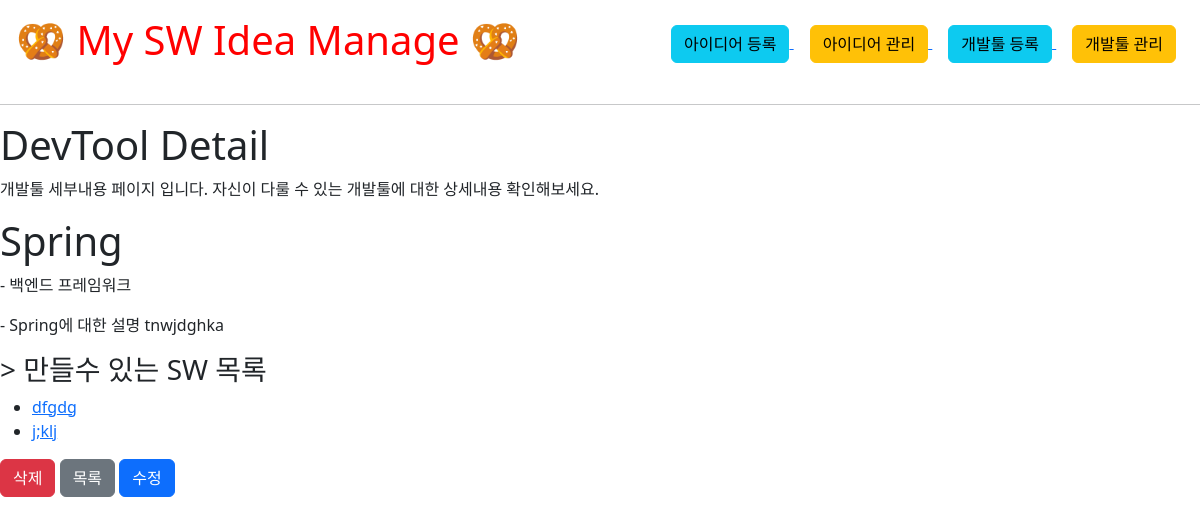
Before: /devtools/detail/9/ with the older database file.
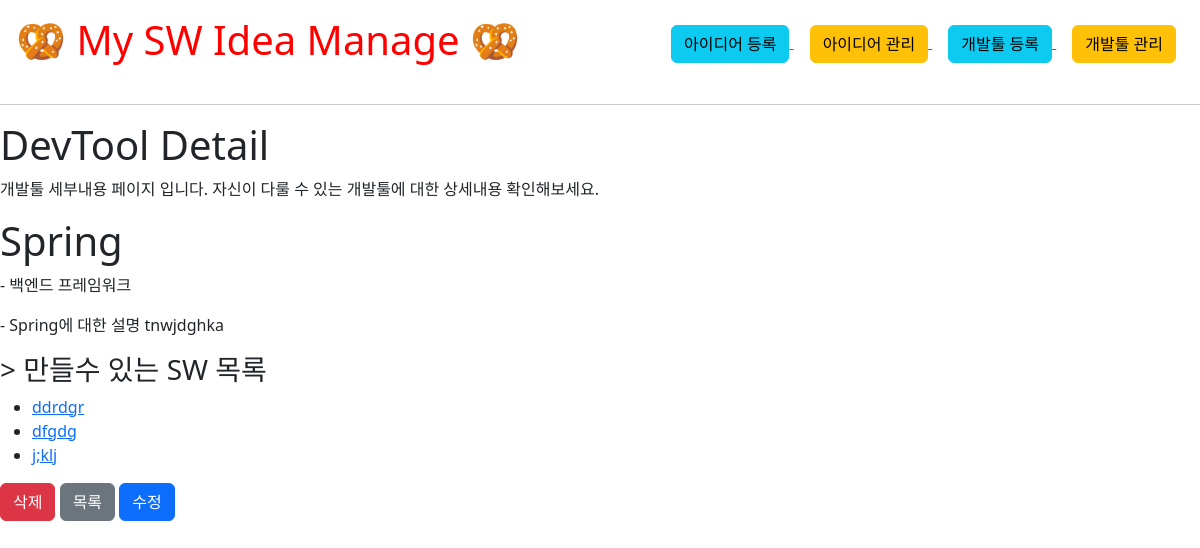
After: the same page with the newer database file.
### apps/posts/models.py (models this page shows, shortened)
class Post(models.Model) :
    title = models.CharField('아이디어명', max_length=24)
    content = models.CharField('아이디어 설명', max_length=1000)
    interest = models.IntegerField('아이디어 관심도', default=0)
    devtool = models.ForeignKey(Devtool, on_delete=models.SET_NULL, null=True, verbose_name='예상 개발툴')
    created_date = models.DateTimeField('작성일', auto_created=True, auto_now_add=True)
    photo = models.ImageField('이미지', blank=True, upload_to='posts/%Y%m%d')

### apps/devtool/views.py (the view)
# urls.py: path('detail/<int:pk>/', detail, name='detail'),
def detail(request, pk):
    devtool = Devtool.objects.get(id=pk)
    related_posts = Post.objects.filter(devtool=devtool)
    return render(request, 'devtool/devtool_detail.html', {
        'devtool': devtool,
        'related_posts': related_posts
    })

### templates/devtool/devtool_detail.html (shortened to what this page needs)
{% extends 'base.html' %}
{% load static %}
{% block content %}
<div>
    <h1>DevTool Detail</h1>
    <p>개발툴 세부내용 페이지 입니다. 자신이 다룰 수 있는 개발툴에 대한 상세내용 확인해보세요. </p>
  </div>
  <div>
    <h1>{{ devtool.dev_name }}</h1>
    <p> - {{ devtool.dev_type }}</p>
    <p> - {{ devtool.dev_content }}</p>
    <h3>> 만들수 있는 SW 목록</h3>
    <ul>
      {% for post in related_posts %}
        <li>
          <a href="{% url 'posts:detail' post.pk %}">{{ post.title }}</a>
        </li>
      {% endfor %}
    </ul>
    <form action="{% url 'devtools:delete' devtool.pk %}" method="post">
        <button type="submit" class="btn btn-danger">삭제</button>
        <a href="{% url 'devtools:list' %}" class="btn btn-secondary">목록</a>
        <a href="{% url 'devtools:update' devtool.pk %}" class="btn btn-primary">수정</a>
    </form>
  </div>
{% endblock %}

Changed rows visible on the page:
now on this page (row edited): Post: title "ddrdgr"
